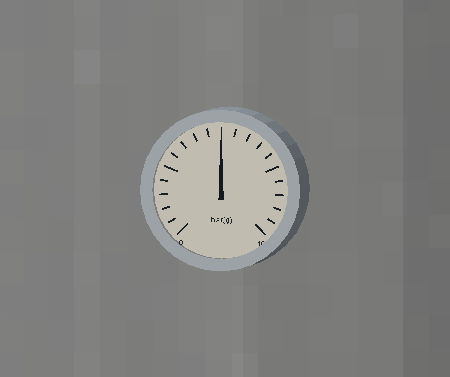
#> input picture documentation/2026-10-24-gauge-accessories/renders/DRUM-2.0-SOUTH-tap.png, 450 x 377 px, given in place of dial--0.4.png, which was not available
$ python sheets.py
#> lines starting #> are read from the running program, lines starting #| are printed output that depends on the picture; pictures that were not available may be replaced by others from this repository, and a replacement may not be noted
from pathlib import Path
from PIL import Image,ImageDraw
p=Path("D:/Minecraft/Modding/1.21/CreateChemE/documentation/2026-10-24-gauge-accessories/renders")
def sheet(files,name,cols=3,thumb=(400,300)):
#> called with name = 'dial-sheet.png', cols = 3, thumb = (400, 300)
    out=Image.new("RGB",(cols*thumb[0],((len(files)+cols-1)//cols)*(thumb[1]+28)),"#edf2f4");d=ImageDraw.Draw(out)
#> after `out = Image.new('RGB', (cols * thumb[0], (len(files) + cols - 1) // co`:
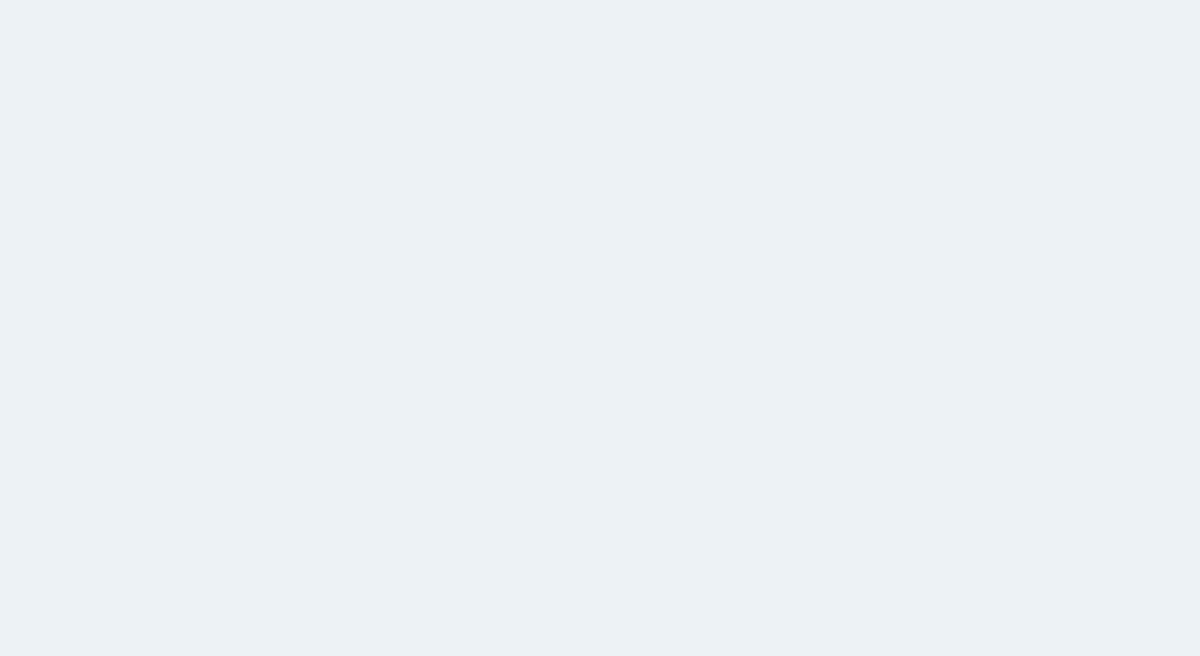
#> out: PIL image 1200x656 RGB; mean R, G, B 237, 242, 244
    for i,f in enumerate(files):
        im=Image.open(p/f);im.thumbnail(thumb);x=(i%cols)*thumb[0]+(thumb[0]-im.width)//2;y=(i//cols)*(thumb[1]+28)+28;out.paste(im,(x,y));d.text(((i%cols)*thumb[0]+8,y-22),f,fill="#263b49")
#> in sheet, im is the input picture: PIL image 450x377 RGB; mean R, G, B 129.2, 129.2, 127.6
#> after `x = i % cols * thumb[0] + (thumb[0] - im.width) // 2`: x = 21
#> after `out.paste(im, (x, y))`:
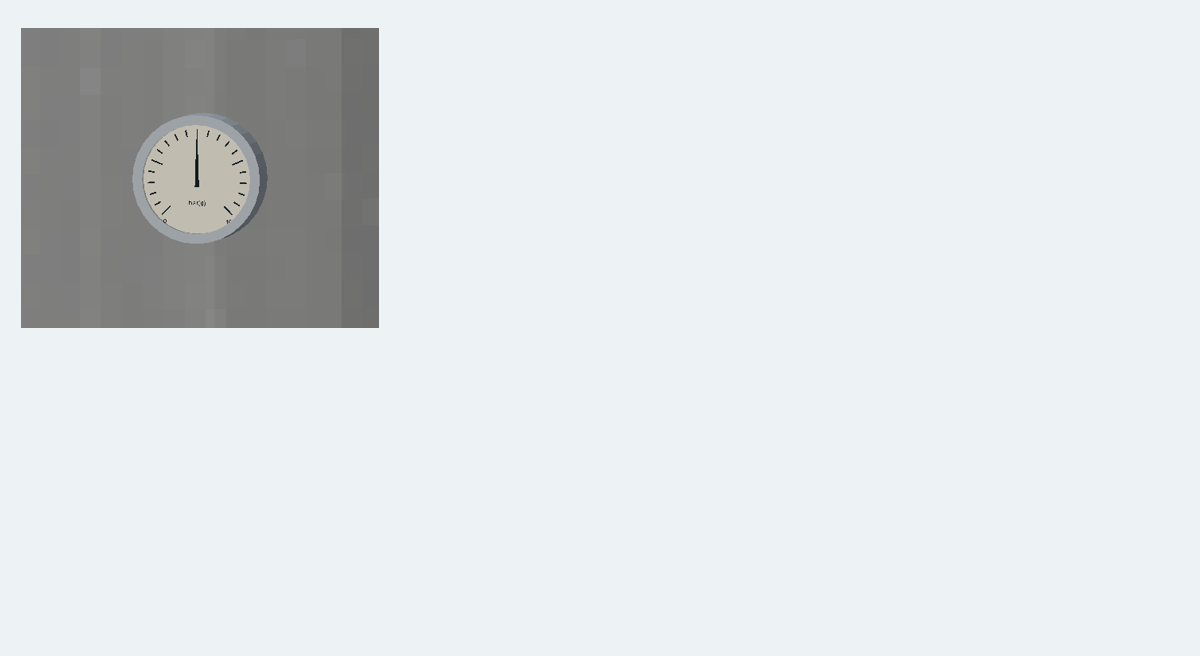
#> out: PIL image 1200x656 RGB; mean R, G, B 222.3, 226.6, 228.1
#> pass 2 of the loop in sheet, `for i,f in enumerate(files):`:
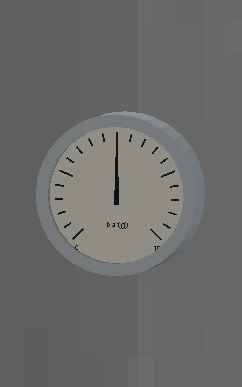
#> input picture documentation/2026-10-24-gauge-accessories/renders/DRUM-2.0-WEST-tap.png, 242 x 387 px, given in place of dial-0.0.png, which was not available
#> in sheet, im is the input picture: PIL image 242x387 RGB; mean R, G, B 106.6, 106.7, 105.1
#> im: PIL image 188x300 RGB
#> in sheet, `out.paste(im, (x, y))`:
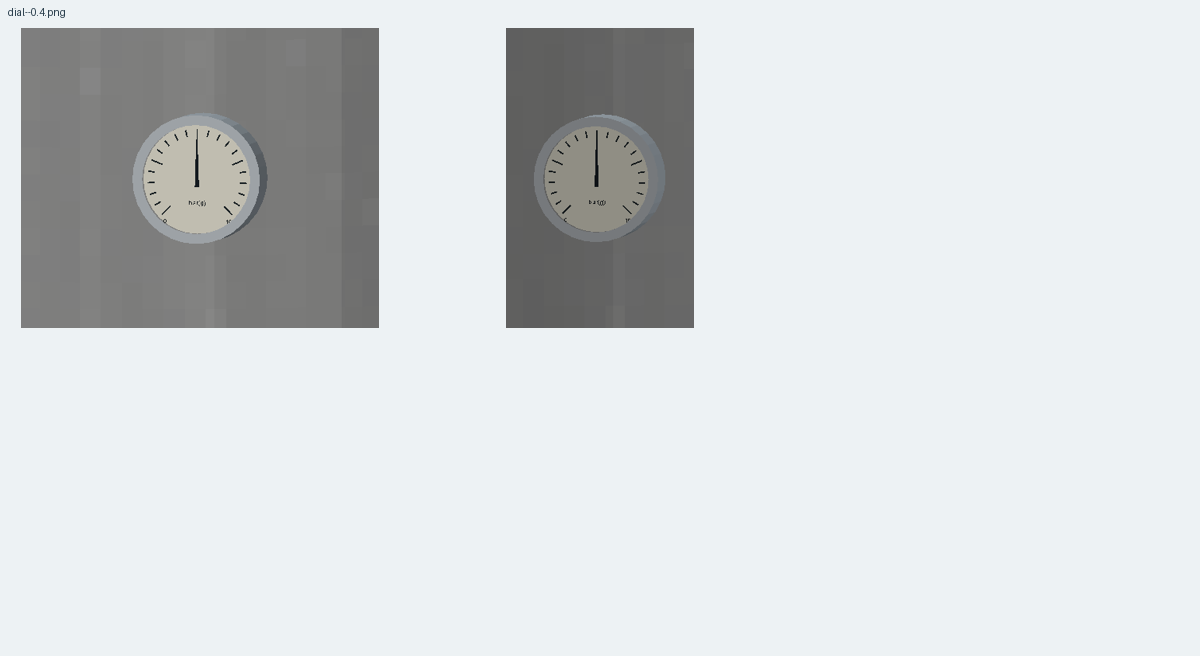
#> out: PIL image 1200x656 RGB; mean R, G, B 212.9, 216.9, 218.1
    out.save(p/name)
#> (the run stopped early here; a loop or call above may not have finished)
